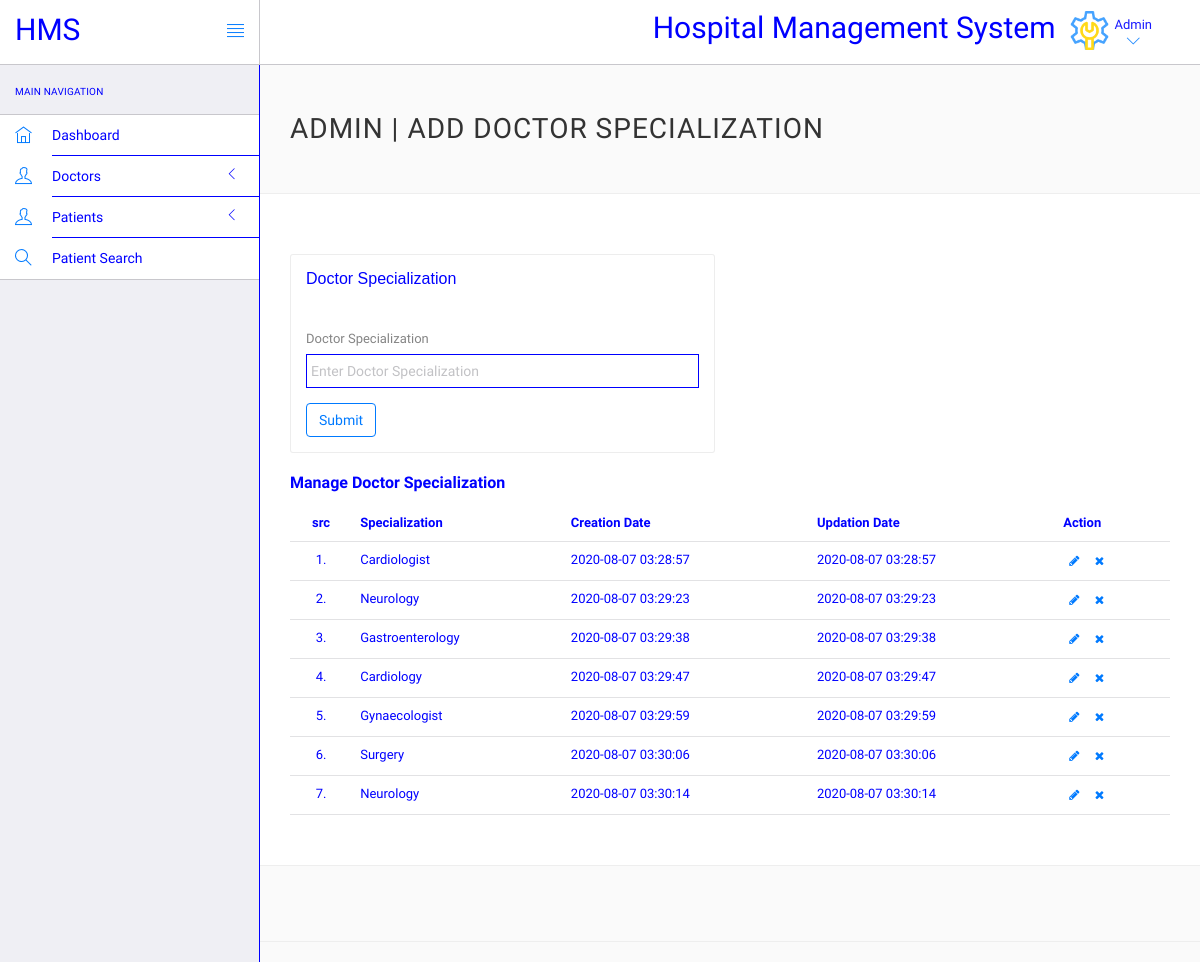
The app's page /Project/login/admin/doctor-specilization.php (signed in) with its own data.
### tables this page shows
CREATE TABLE `doctorspecilization` (
  `id` int(11) NOT NULL,
  `specilization` varchar(25) DEFAULT NULL,
  `creationDate` timestamp NULL DEFAULT current_timestamp(),
  `updationDate` timestamp NULL DEFAULT current_timestamp()
);

### Project/login/admin/doctor-specilization.php (the view, shortened to what this page needs)
<?php
include('include/config.php');
?>
<!DOCTYPE html>
<html lang="en">
	<head>
		<link rel="stylesheet" href="vendor/bootstrap/css/bootstrap.min.css">
		<link rel="stylesheet" href="vendor/fontawesome/css/font-awesome.min.css">
		<link rel="stylesheet" href="vendor/themify-icons/themify-icons.min.css">
		<link rel="stylesheet" href="assets/css/styles.css">
		<link rel="stylesheet" href="assets/css/plugins.css">
		<link rel="stylesheet" href="assets/css/themes/theme-1.css" id="skin_color" />
	</head>
	<body>
		<div id="app">
			<div class="sidebar app-aside" id="sidebar">
				<div class="sidebar-container perfect-scrollbar">
					<nav>
						<div class="navbar-title">
							<span>Main Navigation</span>
						</div>
						<ul class="main-navigation-menu">
						<li>
								<a href="dashboard.php">
									<div class="item-content">
										<div class="item-media">
											<i class="ti-home"></i>
										</div>
										<div class="item-inner">
											<span class="title"> Dashboard </span>
										</div>
									</div>
								</a>
							</li>
							<li>
								<a href="javascript:void(0)">
									<div class="item-content">
										<div class="item-media">
											<i class="ti-user"></i>
										</div>
										<div class="item-inner">
											<span class="title"> Doctors </span><i class="icon-arrow"></i>
										</div>
									</div>
								</a>
								</li>
								<li>
								<a href="javascript:void(0)">
									<div class="item-content">
										<div class="item-media">
											<i class="ti-user"></i>
										</div>
										<div class="item-inner">
											<span class="title"> Patients </span><i class="icon-arrow"></i>
										</div>
									</div>
								</a>
								</li>
								<li>
								<a href="patient-search.php">
									<div class="item-content">
										<div class="item-media">
											<i class="ti-search"></i>
										</div>
										<div class="item-inner">
											<span class="title"> Patient Search </span>
										</div>
									</div>
								</a>
							</li>
						</ul>
					</nav>
					</div>
			</div>
			<div class="app-content">
				<header class="navbar navbar-default navbar-static-top">
					<div class="navbar-header">
						<a class="navbar-brand" href="#">
							<h2 style="padding-top:20%;font-family:Numans;">HMS</h2>
						</a>
						<a href="#" class="sidebar-toggler pull-right visible-md visible-lg" data-toggle-class="app-sidebar-closed" data-toggle-target="#app">
							<i class="ti-align-justify"></i>
						</a>
					</div>
					<div class="navbar-collapse collapse">
						<ul class="nav navbar-right">
								<li  style="padding-top:2%;font-family:Numans; ">
								<h2>Hospital Management System</h2>
							</li>
							<li class="dropdown current-user">
								<a href class="dropdown-toggle" data-toggle="dropdown">
									<img src="assets/images/admin.png" > <span class="username">Admin<i class="ti-angle-down"></i></i></span>
								</a>
							</li>
						</ul>
					</div>
				</header>
				<div class="main-content" >
					<div class="wrap-content container" id="container">
						<section id="page-title">
							<div class="row">
								<div class="col-sm-8">
									<h1 class="mainTitle">Admin | Add Doctor Specialization</h1>
																	</div>
							</div>
						</section>
						<div class="container-fluid container-fullw bg-white">
							<div class="row">
								<div class="col-md-12">
									<div class="row margin-top-30">
										<div class="col-lg-6 col-md-12">
											<div class="panel panel-white">
												<div class="panel-heading">
													<h5 class="panel-title">Doctor Specialization</h5>
												</div>
												<div class="panel-body">
													<form role="form" name="dcotorspcl" method="post" >
														<div class="form-group">
															<label for="exampleInputEmail1">
																Doctor Specialization
															</label>
							<input type="text" name="doctorspecilization" class="form-control"  placeholder="Enter Doctor Specialization">
														</div>
														<button type="submit" name="submit" class="btn btn-o btn-primary">Submit</button>
													</form>
												</div>
											</div>
										</div>
									</div>
									<div class="row">
								<div class="col-md-12">
									<h5 class="over-title margin-bottom-15"><span class="text-bold">Manage Doctor Specialization</span></h5>
									<table class="table table-hover" id="sample-table-1">
										<thead>
											<tr>
												<th class="center">src</th>
												<th>Specialization</th>
												<th class="hidden-xs">Creation Date</th>
												<th>Updation Date</th>
												<th>Action</th>
											</tr>
										</thead>
										<tbody>
<?php
$sql=mysqli_query($con,"select * from doctorSpecilization");
$cnt=1;
while($row=mysqli_fetch_array($sql))
{
?>
											<tr>
												<td class="center"><?php echo $cnt;?>.</td>
												<td class="hidden-xs"><?php echo $row['specilization'];?></td>
												<td><?php echo $row['creationDate'];?></td>
												<td><?php echo $row['updationDate'];?>
												</td>
												<td >
												<div class="visible-md visible-lg hidden-sm hidden-xs">
							<a href="edit-doctor-specialization.php?id=<?php echo $row['id'];?>" class="btn btn-transparent btn-xs" tooltip-placement="top" tooltip="Edit"><i class="fa fa-pencil"></i></a>
	<a href="doctor-specilization.php?id=<?php echo $row['id']?>&del=delete" onClick="return confirm('Are you sure you want to delete?')"class="btn btn-transparent btn-xs tooltips" tooltip-placement="top" tooltip="Remove"><i class="fa fa-times fa fa-white"></i></a>
												</div>
												</td>
											</tr>
											<?php
											$cnt=$cnt+1;
											 }?>
										</tbody>
									</table>
								</div>
							</div>
								</div>
							</div>
						</div>
					</div>
				</div>
			</div>
<hr>
					</div>
	</body>
</html>

### Project/login/admin/assets/css/plugins.css (style rules this page uses)
* { margin: 0px; padding: 0px; box-sizing: border-box; font-family:Numans; }
.perfect-scrollbar { overflow-y: hidden !important; }

### Project/login/admin/assets/css/themes/theme-1.css (style rules this page uses)
body { background: #FAFAFA; }
header .navbar-header { background: #ffffff !important; border-right-color: #c8c7cc !important; border-bottom-color: #c8c7cc !important; }
header .navbar-header .sidebar-toggler, header .navbar-header .sidebar-mobile-toggler { color: #007aff !important; }
header .navbar-header .navbar-brand { color: blue !important; }
header .navbar-collapse { background: #ffffff !important; border-bottom-color: #c8c7cc !important; box-shadow: none !important; }
header .navbar-collapse .navbar-right > li > a { color: blue; }
header .navbar-collapse .navbar-right > li > a i { color: #007aff !important; }
#sidebar { background: #EFEFF4 !important; }
#sidebar:before { border-right-width: "1px" !important; border-right-style: solid; border-right-color: #c8c7cc !important; }
#sidebar nav { border-right-width: "1px" !important; border-right-style: solid; border-right-color:blue !important; }
#sidebar nav .navbar-title { color:blue; }
#sidebar nav > ul { background: #ffffff !important; border-bottom-color: #c8c7cc !important; border-top-color: #c8c7cc !important; }
#sidebar nav > ul > li > a .item-media > i { color: #007aff !important; }
#sidebar nav > ul > li > a .item-inner { color:blue!important; border-bottom-color:blue; }

### records on screen
doctorspecilization: specilization "Cardiologist", creationDate "2020-08-07 03:28:57", updationDate "2020-08-07 03:28:57"
doctorspecilization: specilization "Neurology", creationDate "2020-08-07 03:29:23", updationDate "2020-08-07 03:29:23"
doctorspecilization: specilization "Gastroenterology", creationDate "2020-08-07 03:29:38", updationDate "2020-08-07 03:29:38"
doctorspecilization: specilization "Cardiology", creationDate "2020-08-07 03:29:47", updationDate "2020-08-07 03:29:47"
doctorspecilization: specilization "Gynaecologist", creationDate "2020-08-07 03:29:59", updationDate "2020-08-07 03:29:59"
doctorspecilization: specilization "Surgery", creationDate "2020-08-07 03:30:06", updationDate "2020-08-07 03:30:06"
doctorspecilization: specilization "Neurology", creationDate "2020-08-07 03:30:14", updationDate "2020-08-07 03:30:14"
